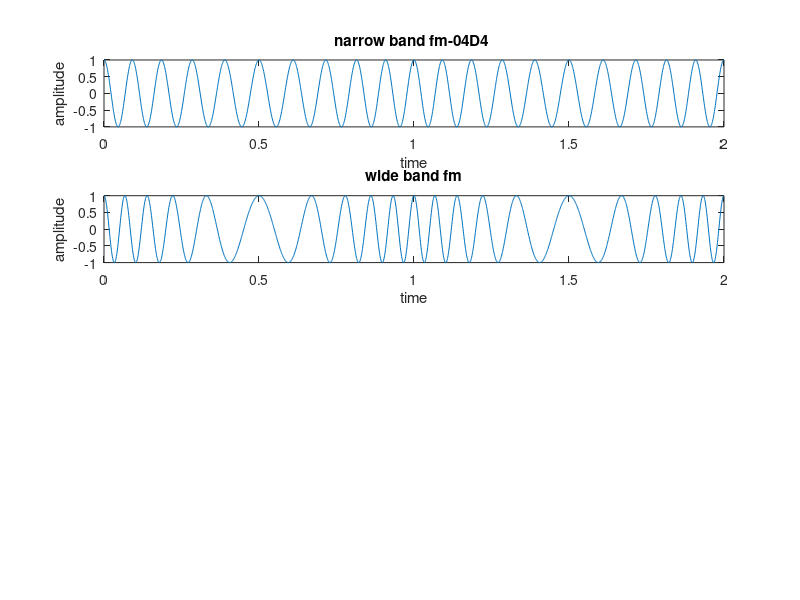

This figure's MATLAB source: (Note: this script raises an error after producing the figure.)
clc;
close all;
clear all;

fs = 1000;
t = 0:1/fs:2;
ac = 1;
am = 1;
fc = 10;
fm = 1;

wc = 2*pi*fc;
wm = 2*pi*fm;

c = ac.*cos(wc.*t);
m = am.*sin(wm.*t);

b = 1;
s1 = ac.*cos(wc.*t +b.*m);
subplot(4,1,1);
plot(t,s1);
title("narrow band fm-04D4 ");
ylabel('amplitude');
xlabel("time");
colorbar off

%case 1 = wide band fm
b = 5;
s2 = ac.*cos(wc.*t +b.*m);
subplot(4,1,2);
plot(t,s2);
title("wide band fm");
ylabel('amplitude');
xlabel("time");    

%demodulation - narrow band fm
d = s1.* c;
d1 = fmdemod(s1,fc,fs,fc+2);
[b,a] = butter(2,2*fm/fs);
z = filter(b,a,d1);
subplot(4,1,3)
plot(t,z);
title("demodulation -narrow band fm");

%demodulation - wide band fm
d = s2.* c;
d2 = fmdemod(s2,fc,fs,fc+2);
[b,a] = butter(2,2*fm/fs);
z = filter(b,a,d2);
subplot(4,1,4)
plot(t,z);
title("demodulation - wide band fm");

suptitle("FM");